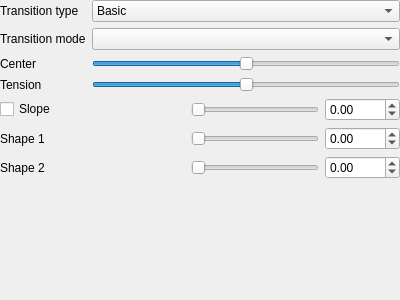
<?xml version="1.0" encoding="UTF-8"?>
<ui version="4.0">
 <class>TransitionManagerWidget</class>
 <widget class="QWidget" name="TransitionManagerWidget">
  <property name="geometry">
   <rect>
    <x>0</x>
    <y>0</y>
    <width>400</width>
    <height>300</height>
   </rect>
  </property>
  <property name="windowTitle">
   <string>Form</string>
  </property>
  <layout class="QGridLayout" name="gridLayout_2">
   <property name="margin">
    <number>0</number>
   </property>
   <item row="0" column="0">
    <layout class="QGridLayout" name="gridLayout">
     <item row="2" column="0">
      <widget class="QLabel" name="labelCenter">
       <property name="text">
        <string>Center</string>
       </property>
      </widget>
     </item>
     <item row="3" column="0">
      <widget class="QLabel" name="labelTension">
       <property name="text">
        <string>Tension</string>
       </property>
      </widget>
     </item>
     <item row="0" column="0">
      <widget class="QLabel" name="label">
       <property name="text">
        <string>Transition type</string>
       </property>
      </widget>
     </item>
     <item row="1" column="0">
      <widget class="QLabel" name="labelMode">
       <property name="text">
        <string>Transition mode</string>
       </property>
      </widget>
     </item>
     <item row="2" column="1">
      <widget class="QSlider" name="sliderCenter">
       <property name="minimum">
        <number>-50</number>
       </property>
       <property name="maximum">
        <number>50</number>
       </property>
       <property name="orientation">
        <enum>Qt::Horizontal</enum>
       </property>
      </widget>
     </item>
     <item row="3" column="1">
      <widget class="QSlider" name="sliderTension">
       <property name="minimum">
        <number>-50</number>
       </property>
       <property name="maximum">
        <number>50</number>
       </property>
       <property name="orientation">
        <enum>Qt::Horizontal</enum>
       </property>
      </widget>
     </item>
     <item row="1" column="1">
      <widget class="QComboBox" name="comboMode"/>
     </item>
     <item row="0" column="1">
      <widget class="QComboBox" name="comboType">
       <item>
        <property name="text">
         <string>Basic</string>
        </property>
       </item>
       <item>
        <property name="text">
         <string>Bump</string>
        </property>
       </item>
       <item>
        <property name="text">
         <string>Linear</string>
        </property>
       </item>
       <item>
        <property name="text">
         <string>Quartic</string>
        </property>
       </item>
       <item>
        <property name="text">
         <string>Quintic</string>
        </property>
       </item>
       <item>
        <property name="text">
         <string>Generic</string>
        </property>
       </item>
      </widget>
     </item>
    </layout>
   </item>
   <item row="1" column="0">
    <widget class="QWidget" name="transitionGeneric" native="true">
     <layout class="QGridLayout" name="gridLayout_3">
      <property name="margin">
       <number>0</number>
      </property>
      <property name="spacing">
       <number>-1</number>
      </property>
      <item row="3" column="0">
       <widget class="QLabel" name="label_3">
        <property name="text">
         <string>Shape 2</string>
        </property>
       </widget>
      </item>
      <item row="2" column="1">
       <spacer name="horizontalSpacer">
        <property name="orientation">
         <enum>Qt::Horizontal</enum>
        </property>
        <property name="sizeHint" stdset="0">
         <size>
          <width>40</width>
          <height>20</height>
         </size>
        </property>
       </spacer>
      </item>
      <item row="3" column="3">
       <widget class="QDoubleSpinBox" name="inputShape2">
        <property name="decimals">
         <number>2</number>
        </property>
        <property name="minimum">
         <double>-2016.000000000000000</double>
        </property>
        <property name="maximum">
         <double>2016.000000000000000</double>
        </property>
        <property name="singleStep">
         <double>1.000000000000000</double>
        </property>
       </widget>
      </item>
      <item row="1" column="3">
       <widget class="QDoubleSpinBox" name="inputSlope">
        <property name="decimals">
         <number>2</number>
        </property>
        <property name="minimum">
         <double>-2016.000000000000000</double>
        </property>
        <property name="maximum">
         <double>2016.000000000000000</double>
        </property>
        <property name="singleStep">
         <double>1.000000000000000</double>
        </property>
       </widget>
      </item>
      <item row="2" column="3">
       <widget class="QDoubleSpinBox" name="inputShape1">
        <property name="decimals">
         <number>2</number>
        </property>
        <property name="minimum">
         <double>-2016.000000000000000</double>
        </property>
        <property name="maximum">
         <double>2016.000000000000000</double>
        </property>
        <property name="singleStep">
         <double>1.000000000000000</double>
        </property>
       </widget>
      </item>
      <item row="1" column="0">
       <widget class="QCheckBox" name="useCustomSlope">
        <property name="text">
         <string>Slope</string>
        </property>
       </widget>
      </item>
      <item row="2" column="0">
       <widget class="QLabel" name="label_2">
        <property name="text">
         <string>Shape 1</string>
        </property>
       </widget>
      </item>
      <item row="1" column="2">
       <widget class="QSlider" name="sliderSlope">
        <property name="minimum">
         <number>0</number>
        </property>
        <property name="maximum">
         <number>100000</number>
        </property>
        <property name="orientation">
         <enum>Qt::Horizontal</enum>
        </property>
       </widget>
      </item>
      <item row="2" column="2">
       <widget class="QSlider" name="sliderShape1">
        <property name="minimum">
         <number>0</number>
        </property>
        <property name="maximum">
         <number>100000</number>
        </property>
        <property name="orientation">
         <enum>Qt::Horizontal</enum>
        </property>
       </widget>
      </item>
      <item row="3" column="2">
       <widget class="QSlider" name="sliderShape2">
        <property name="minimum">
         <number>0</number>
        </property>
        <property name="maximum">
         <number>100000</number>
        </property>
        <property name="orientation">
         <enum>Qt::Horizontal</enum>
        </property>
       </widget>
      </item>
     </layout>
    </widget>
   </item>
   <item row="4" column="0">
    <spacer name="verticalSpacer">
     <property name="orientation">
      <enum>Qt::Vertical</enum>
     </property>
     <property name="sizeHint" stdset="0">
      <size>
       <width>20</width>
       <height>40</height>
      </size>
     </property>
    </spacer>
   </item>
  </layout>
 </widget>
 <resources/>
 <connections/>
</ui>
